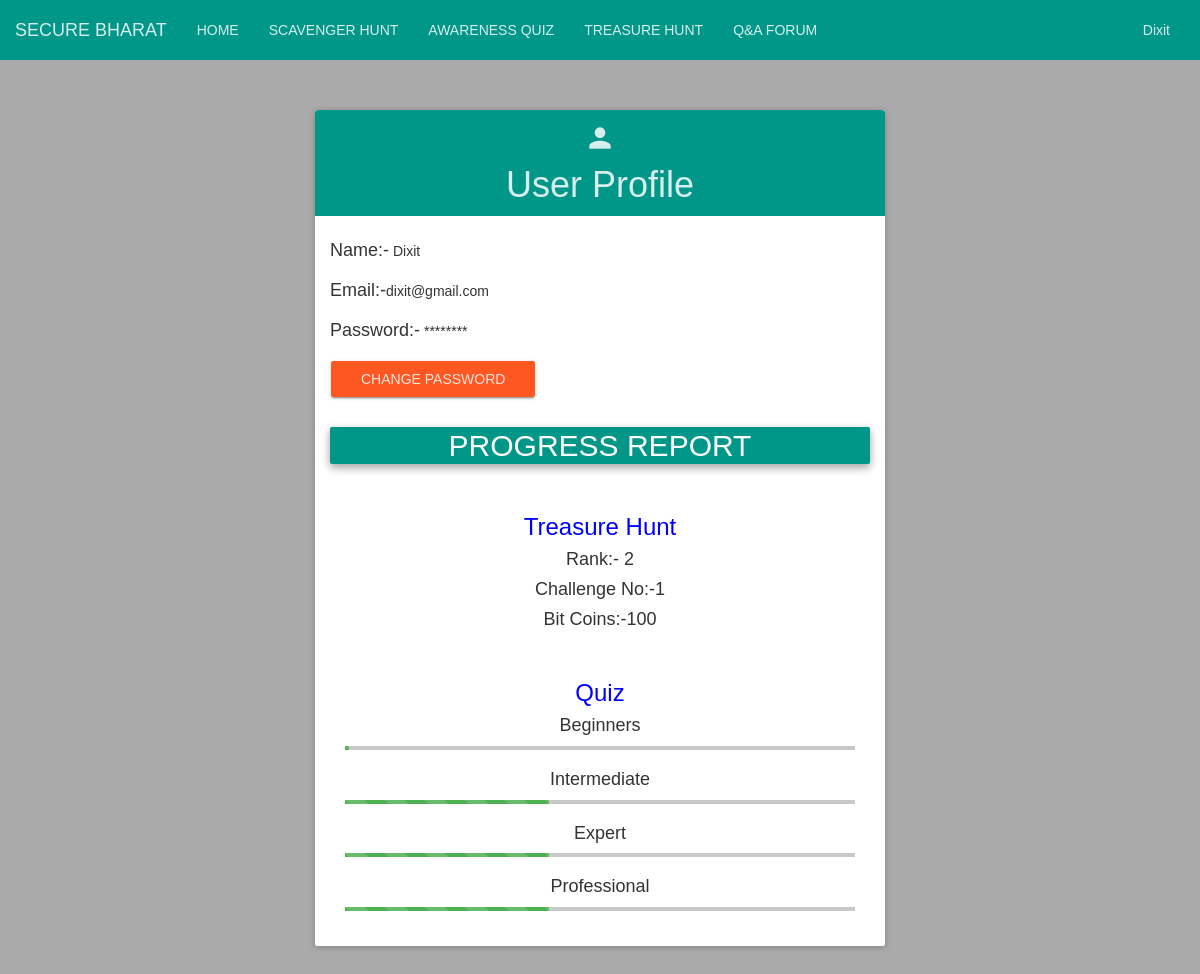
/Main/Myprofile.php (signed in), run on the app's committed database.
### tables this page shows
CREATE TABLE `users` (
  `id` int(11) NOT NULL,
  `username` varchar(50) NOT NULL,
  `email` varchar(50) NOT NULL,
  `password` varchar(50) NOT NULL,
  `status` tinyint(1) NOT NULL,
  `signup_date` datetime NOT NULL
);

CREATE TABLE `user_data_treasure` (
  `user_id` int(11) NOT NULL,
  `user_challenge_no` int(11) NOT NULL DEFAULT '1',
  `user_bitcoin` int(11) NOT NULL DEFAULT '100',
  `hint_status` int(1) NOT NULL DEFAULT '0'
);

CREATE TABLE `user_quiz_beginner_status` (
  `user_id` int(11) NOT NULL,
  `correct_answer_no` int(11) NOT NULL
);

### Main/Myprofile.php (the view, shortened to what this page needs)
<?php
include_once("connectionfactory.php");
$sel="select * from users where id=".$_SESSION['USERID'];
$exe=mysqli_query($conn,$sel);
$fetch=mysqli_fetch_assoc($exe);
$length=strlen($fetch['password']);
if(isset($_SESSION['USERID'])){
        $user_id = $_SESSION['USERID'];
		$sql="select * from user_data_treasure where user_id=$user_id";
		$exe=mysqli_query($conn, $sql);
		$fetch_user_details=mysqli_fetch_array($exe,MYSQLI_ASSOC);
		$sql="select * from users where id=$user_id";
		$exe=mysqli_query($conn, $sql);
	}
	else{
		header("Location: index.php");
	}
?>
<!DOCTYPE HTML>
<html>
<head>
  <link href="css/bootstrap.min.css" rel="stylesheet" type="text/css"/>
  <link href="css/index.css" rel="stylesheet" type="text/css"/>
  <link href="css/home.css" rel="stylesheet" type="text/css"/>
  <link href="css/material/bootstrap-material-design.css" rel="stylesheet">
  <link href="css/material/ripples.min.css" rel="stylesheet">
</head>
<body>
 <?php include("header.php"); ?>
  <div class="container-fluid">
    <div class="row">
      <div class=" col-sm-offset-3 col-sm-6 col-xs-12 col-md-offset-3 col-md-6" style="margin-top:50px;margin-bottom:50px;">
        <div class="panel panel-primary">
          <div class="panel-heading">
            <p class="panel-title" style="text-align: center; font-size: 36px; line-height: 1.2;">
              <i class="material-icons" style="font-size: 32px;">person</i><br>
              User Profile</p>
            </div>
            <div class="panel-body">
              <h4 style="display:inline-block">
                Name:-</h4> <?php echo $fetch['username']; ?>
                <br>
                <h4 style="display:inline-block">
                  Email:-</h4><?php echo $fetch['email']; ?>
				  <br>
				  <h4 style="display:inline-block">
                    Password:-</h4>
					<?php
					          for($i=0;$i<$length;$i++){
								  echo '*';
							  }
					?>
					<br>
                    <button type="button" class="btn btn-raised btn-warning " name="update" data-toggle="modal" data-target="#myModal">Change Password</button>
                    <h2 style="color:white;background-color:#009688;padding:2px;border-radius:2px;text-align:center;box-shadow: rgba(0, 0, 0, 0.2) 0px 4px 9px 0px, rgba(0, 0, 0, 0.2) 0px 3px 10px 0px; ">PROGRESS REPORT</h2>
                    <div class="col-xs-12" style="padding-top:20px;text-align:center;">
                      <h3 style="color:blue;">Treasure Hunt</h3>
                      <h4>Rank:-
					  <?php
					  $sel="select user_id from user_data_treasure order by user_challenge_no DESC";
					  $exe=mysqli_query($conn,$sel);
					  $i=0;
					  while($fetch=mysqli_fetch_array($exe,MYSQLI_ASSOC)){
						     $i++;
					           if($fetch['user_id']==$_SESSION['USERID']){
								echo $i;
					            break;
							  }
					  }
					  ?>
					  </h4>
					  <h4>Challenge No:-<?php echo $fetch_user_details['user_challenge_no'];?></h4>
                      <h4>Bit Coins:-<?php echo $fetch_user_details['user_bitcoin'];?></h4>
                    </div>
                  <?php
					$sel="select * from user_quiz_response where user_id=".$_SESSION['USERID']." and level=1" ;
				    $exe=mysqli_query($conn,$sel);
				    $n=mysqli_num_rows($exe);
				    $sel="select correct_answer_no from user_quiz_beginner_status where user_id=".$_SESSION['USERID'];
				    $exe=mysqli_query($conn,$sel);
				    $correct=mysqli_fetch_array($exe);
					$ans=$correct[0]/$n;
				  ?>
				   <div class="col-xs-12" style="padding-top:20px;text-align:center;">
                      <h3 style="color:blue;">Quiz</h3>
                      <h4>Beginners</h4>
                      <div class="progress progress-striped">
                        <div class="progress-bar progress-bar-success" style="width: <?php echo $ans;?>%"></div>
                      </div>
                      <h4>Intermediate</h4>
                      <div class="progress progress-striped">
                        <div class="progress-bar progress-bar-success" style="width: 40%"></div>
                      </div>
                      <h4>Expert</h4>
                      <div class="progress progress-striped">
                        <div class="progress-bar progress-bar-success" style="width: 40%"></div>
                      </div>
                      <h4>Professional</h4>
                      <div class="progress progress-striped">
                        <div class="progress-bar progress-bar-success" style="width: 40%"></div>
                      </div>
                    </div>
                    <div class="clearfix"></div>
                  </div>
                </div>
              </div>
            </div>
          </div>
    </body>

### Css/index.css (style rules this page uses)
body { font-family: 'Josefin Slab',sans-serif!important; }

### Css/home.css (style rules this page uses)
body { background-color: #aaaaaa!important; }

### Main/Myprofile.php (style rules this page uses)
h1,h2,h3,h4,h5,h6,p { font-family:'Josefin Slab',sans-serif; }
p { font-size:18px; }

### data on the page
users: username "Dixit", email "dixit@gmail.com"
user_data_treasure: user_challenge_no "1", user_bitcoin "100"

### other printed values
$_SESSION['USERNAME'] "Dixit"
